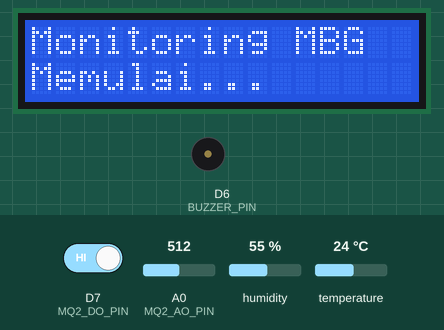
The sketch below on a simulated ESP8266 (NodeMCU). Shown: 16×2 character LCD, buzzer (waves = sounding). The inputs (shaded band) are chosen by the test bench; at power-on: A0 (MQ2_AO_PIN) = 512, temperature 24 °C, D7 (MQ2_DO_PIN) HIGH, humidity 55 %. WiFi joins after 1.5 s; servers stay silent unless stated; uploads are accepted with an empty reply; what the sketch prints to the serial monitor is not drawn.

Above: at 0.8 s.
3.5 s: A0 (MQ2_AO_PIN) set to 266
6.8 s: A0 (MQ2_AO_PIN) set to 231
At 7.8 s:
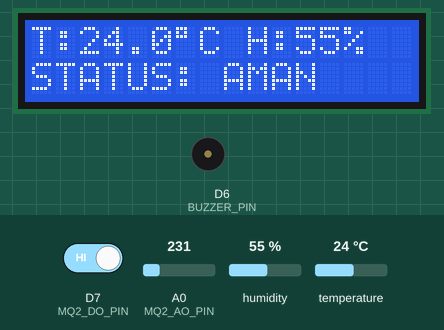
8.8 s: temperature set to 28 °C
At 14.3 s:
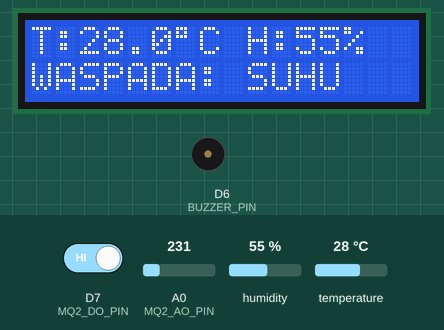
14.7 s: D7 (MQ2_DO_PIN) driven LOW
At 15.6 s:
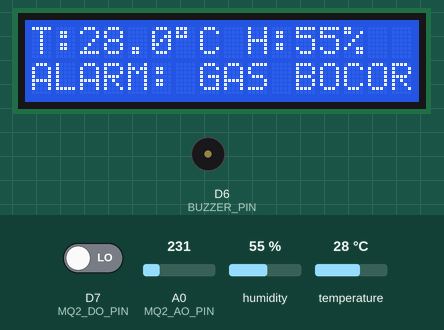
16.5 s: humidity set to 22 %
At 21.01 s:
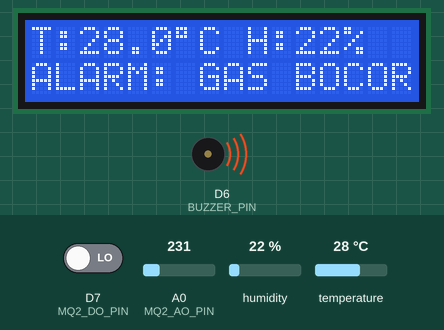
22.0 s: D7 (MQ2_DO_PIN) driven HIGH
At 23.9 s:
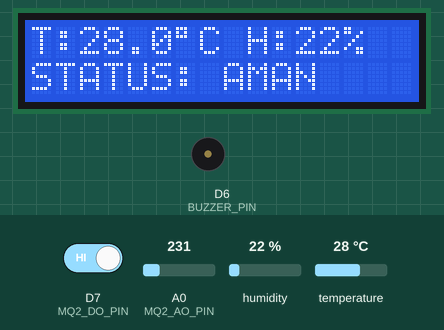
Timing chart, 0 to 25.2 s (numbered marks = the images above; inputs shaded):
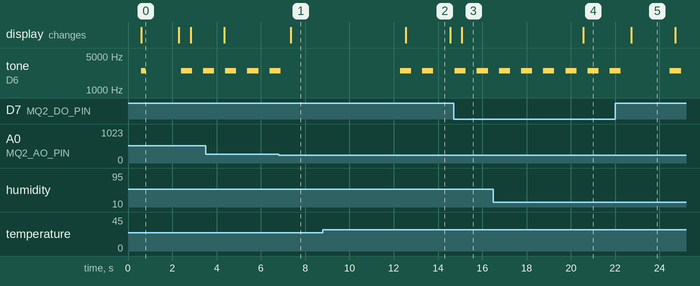

The sketch:

monitoring_iot_esp8266.ino
```cpp
#include <ESP8266WiFi.h>
#include <ESP8266HTTPClient.h>
#include <WiFiClientSecure.h>
#include <UniversalTelegramBot.h>
#include <DHT.h>
#include <Wire.h>
#include <LiquidCrystal_I2C.h>

// ================= WIFI & SUPABASE =================
const char* WIFI_SSID     = "Parison";   // Masukkan SSID WiFi Anda
const char* WIFI_PASSWORD = "sekdiluk";  // Masukkan Password WiFi Anda

// Konfigurasi Supabase REST API
const char* SUPABASE_URL  = "https://bvapgaftppwukahajein.supabase.co/rest/v1/sensor_readings";
const char* SUPABASE_KEY  = "sb_publishable_kxsDTXXNDSISNq1mmtyhMQ_B9sDaAwk";
const char* DEVICE_ID     = "90812a96-cd50-4b98-b99c-c21a88175d31";

// ================= TELEGRAM (OPSIONAL) =================
#define BOT_TOKEN ""
#define CHAT_ID   ""

const unsigned long INTERVAL_NOTIF_GAS  = 60000;    // 1 menit
const unsigned long INTERVAL_LAPORAN    = 1800000;  // 30 menit
const unsigned long INTERVAL_CEK_BOT    = 2000;

// ================= PIN NODEMCU =================
#define DHT_PIN     D5
#define DHT_TYPE    DHT22
#define MQ2_DO_PIN  D7      // Pin Digital DO
#define MQ2_AO_PIN  A0      // Pin Analog AO
#define BUZZER_PIN  D6      // Pin Buzzer
#define LCD_SDA     D2
#define LCD_SCL     D1

DHT dht(DHT_PIN, DHT_TYPE);
LiquidCrystal_I2C* lcd = nullptr;

WiFiClientSecure clientTelegram;
UniversalTelegramBot bot(BOT_TOKEN, clientTelegram);

// ================= AMBANG BATAS RESPONSIF =================
const float SUHU_ABS_ON    = 38.0;  // Suhu bahaya (°C)
const float SUHU_ABS_OFF   = 35.0;  // Suhu kembali normal
const float SUHU_NAIK_ON   = 3.0;   // Kenaikan suhu mendadak (+3°C)
const float SUHU_NAIK_OFF  = 1.5;

// Parameter AO Adaptif:
// Karena nilai udara normal Anda di Serial Monitor adalah 0 - 2:
const int AO_KENAIKAN_ON   = 40;    // Cukup naik 40 poin dari udara normal -> LANGSUNG BAHAYA
const int AO_AMBANG_MUTLAK = 250;   // Atau jika nilai AO >= 250 -> LANGSUNG BAHAYA

const int  BUZZER_FREKUENSI = 2500;
const unsigned long BUZZER_INTERVAL = 500;

// ================= INTERVAL WAKTU =================
const unsigned long INTERVAL_MQ     = 50;   // Sampling MQ-2 tiap 50 ms (sangat responsif)
const unsigned long INTERVAL_DHT    = 2000;
const unsigned long INTERVAL_LCD    = 500;
const unsigned long INTERVAL_SERIAL = 1000;
const unsigned long INTERVAL_KIRIM  = 10000; // Kirim berkala tiap 10 detik
const unsigned long INTERVAL_WIFI   = 15000;

// ================= VARIABEL SISTEM =================
unsigned long tMQ = 0, tDHT = 0, tLCD = 0, tSerial = 0;
unsigned long tKirim = 0, tWiFi = 0, tBuzzer = 0;

float suhu = NAN, kelembapan = NAN;
float suhuBase = NAN;
bool dataDHTValid = false;
int gagalDHT = 0;

int statusDO = HIGH;
int asapRaw = 0;
float asapAvg = 0;
float baseline = 0;     // Acuan udara normal dinamis

int hitungBahaya = 0;
int hitungAman = 0;

bool gasTerdeteksi = false;
bool suhuNaik = false;
bool alarmAktif = false;

bool polaAktif = false;
bool polaOn = false;

const char* pemicuGas = "-";

// Status sebelumnya untuk update web instan tanpa delay
bool lastGasState = false;
bool lastAlarmState = false;

// Variabel Telegram
unsigned long lastGasNotif = 0;
unsigned long lastLaporan = 0;
unsigned long botLastScan = 0;
bool lastGasStatus = false;

// ================= FUNGSI BANTU =================
byte cariAlamatLCD() {
  byte kandidat[] = {0x27, 0x3F};
  for (byte i = 0; i < 2; i++) {
    Wire.beginTransmission(kandidat[i]);
    if (Wire.endTransmission() == 0) return kandidat[i];
  }
  return 0x27;
}

int bacaAO() {
  long total = 0;
  for (int i = 0; i < 4; i++) {
    total += analogRead(MQ2_AO_PIN);
    delayMicroseconds(100);
  }
  return (int)(total / 4);
}

bool bacaDHT() {
  float h = dht.readHumidity();
  float t = dht.readTemperature();
  if (!isnan(h) && !isnan(t) && t > -40 && t < 80 && h >= 0 && h <= 100) {
    suhu = t;
    kelembapan = h;
    return true;
  }
  return false;
}

void cekWiFi(unsigned long now) {
  if (WiFi.status() == WL_CONNECTED) return;
  if (now - tWiFi >= INTERVAL_WIFI) {
    tWiFi = now;
    Serial.println("[WiFi] Reconnecting...");
    WiFi.reconnect();
  }
}

// ================= BUZZER =================
void kendaliBuzzer(unsigned long now) {
  if (alarmAktif) {
    if (!polaAktif) {
      polaAktif = true;
      polaOn = true;
      tBuzzer = now;
      tone(BUZZER_PIN, BUZZER_FREKUENSI);
    } else if (now - tBuzzer >= BUZZER_INTERVAL) {
      tBuzzer = now;
      polaOn = !polaOn;
      if (polaOn) tone(BUZZER_PIN, BUZZER_FREKUENSI);
      else        noTone(BUZZER_PIN);
    }
  } else if (polaAktif) {
    polaAktif = false;
    polaOn = false;
    noTone(BUZZER_PIN);
    digitalWrite(BUZZER_PIN, LOW);
  }
}

// ================= LCD =================
void tampilkanLCD(unsigned long now) {
  if (!lcd) return;

  // Baris 1: Suhu & Kelembapan
  lcd->setCursor(0, 0);
  if (dataDHTValid) {
    char buf[8];
    dtostrf(suhu, 4, 1, buf);
    lcd->print("T:");
    lcd->print(buf);
    lcd->print((char)223);
    lcd->print("C H:");
    lcd->print((int)kelembapan);
    lcd->print("%   ");
  } else {
    lcd->print("DHT22 ERROR     ");
  }

  // Baris 2: Status
  lcd->setCursor(0, 1);
  if (gasTerdeteksi) {
    lcd->print("ALARM: GAS BOCOR");
  } else if (suhuNaik) {
    lcd->print("WASPADA: SUHU   ");
  } else {
    lcd->print("STATUS: AMAN    ");
  }
}

// ================= KIRIM KE SUPABASE =================
void kirimDataServer() {
  if (WiFi.status() != WL_CONNECTED) return;

  WiFiClientSecure client;
  client.setInsecure();
  client.setBufferSizes(1024, 512);
  client.setTimeout(5000);

  HTTPClient http;
  http.setTimeout(5000);

  if (!http.begin(client, SUPABASE_URL)) return;

  http.addHeader("Content-Type", "application/json");
  http.addHeader("apikey", SUPABASE_KEY);
  http.addHeader("Authorization", String("Bearer ") + SUPABASE_KEY);
  http.addHeader("Prefer", "return=minimal");

  // Kirim nilai ADC real-time (jika AO 0 tapi DO aktif, set minimal 750 agar grafik web terlihat jelas)
  int adcKirim = (int)asapAvg;
  if (gasTerdeteksi && adcKirim < 200) {
    adcKirim = 800; // Visualisasi kenaikan di grafik web
  }

  String payload = "{";
  payload += "\"device_id\":\"" + String(DEVICE_ID) + "\",";
  payload += "\"temperature\":" + (dataDHTValid ? String(suhu, 2) : "null") + ",";
  payload += "\"humidity\":" + (dataDHTValid ? String(kelembapan, 2) : "null") + ",";
  payload += "\"gas_adc\":" + String(adcKirim) + ",";
  payload += "\"gas_detected\":" + String(gasTerdeteksi ? "true" : "false") + ",";
  payload += "\"suhu_naik\":" + String(suhuNaik ? "true" : "false") + ",";
  payload += "\"alarm_active\":" + String(alarmAktif ? "true" : "false");
  payload += "}";

  Serial.println("[Supabase] Mengirim data: " + payload);
  int httpCode = http.POST(payload);

  if (httpCode > 0) {
    Serial.print("[Supabase] HTTP Response code: ");
    Serial.println(httpCode);
    if (httpCode == 201 || httpCode == 200 || httpCode == 204) {
      Serial.println("[Supabase] BERHASIL! Data masuk ke database & web.");
    }
  } else {
    Serial.print("[Supabase] Gagal kirim: ");
    Serial.println(http.errorToString(httpCode));
  }

  http.end();
}

// ================= TELEGRAM =================
String teksSuhu() {
  return dataDHTValid ? String(suhu, 1) : String("ERROR");
}

String teksHum() {
  return dataDHTValid ? String(kelembapan, 1) : String("ERROR");
}

void kirimTelegram(const String& chatId, const String& pesan) {
  if (strlen(BOT_TOKEN) == 0 || strlen(CHAT_ID) == 0) return;
  if (WiFi.status() != WL_CONNECTED) return;
  bool ok = bot.sendMessage(chatId, pesan, "");
  Serial.println(ok ? "Telegram terkirim." : "Telegram GAGAL kirim.");
}

void cekTelegram(unsigned long now) {
  if (strlen(BOT_TOKEN) == 0 || strlen(CHAT_ID) == 0) return;
  if (WiFi.status() != WL_CONNECTED) return;

  if (gasTerdeteksi && (!lastGasStatus || now - lastGasNotif >= INTERVAL_NOTIF_GAS)) {
    lastGasNotif = now;
    lastGasStatus = true;
    String pesan = "🚨 PERINGATAN DARURAT: KEBOCORAN GAS!\nKebocoran gas terdeteksi di dapur!\n\n";
    pesan += "📊 ADC: " + String((int)asapAvg) + "\n";
    pesan += "🌡️ Suhu: " + teksSuhu() + " °C\n";
    pesan += "⚠️ Segera periksa tabung gas!";
    kirimTelegram(CHAT_ID, pesan);
  }

  if (!gasTerdeteksi && lastGasStatus) {
    lastGasStatus = false;
    String pesan = "✅ [GAS CLEAR] KONDISI KEMBALI AMAN\n📍 Lokasi: Dapur Utama\n";
    kirimTelegram(CHAT_ID, pesan);
  }

  if (now - lastLaporan >= INTERVAL_LAPORAN) {
    lastLaporan = now;
    String status = alarmAktif ? "BAHAYA 🚨" : "NORMAL / AMAN ✅";
    String pesan = "📊 LAPORAN MONITORING SUHU REAL-TIME\n\n";
    pesan += "• Suhu: " + teksSuhu() + " °C 🌡️\n";
    pesan += "• Kelembapan: " + teksHum() + " % 💧\n";
    pesan += "• Status: " + status;
    kirimTelegram(CHAT_ID, pesan);
  }

  if (now - botLastScan >= INTERVAL_CEK_BOT) {
    botLastScan = now;
    int numNewMessages = bot.getUpdates(bot.last_message_received + 1);
    while (numNewMessages) {
      for (int i = 0; i < numNewMessages; i++) {
        if (bot.messages[i].text == "/suhu") {
          String balasan = "📊 CEK REALTIME\n";
          balasan += "Suhu: " + teksSuhu() + " C\n";
          balasan += "Kelembapan: " + teksHum() + " %\n";
          balasan += "Gas: " + String(gasTerdeteksi ? "TERDETEKSI" : "Aman") + "\n";
          balasan += "Alarm: " + String(alarmAktif ? "BUNYI" : "OFF");
          kirimTelegram(bot.messages[i].chat_id, balasan);
        }
      }
      numNewMessages = bot.getUpdates(bot.last_message_received + 1);
    }
  }
}

// ================= SETUP =================
void setup() {
  Serial.begin(115200);
  delay(500);
  Serial.println("\n=== MONITORING DAPUR MBG (AO + DO RESPONSIF) ===");

  pinMode(MQ2_DO_PIN, INPUT);
  pinMode(BUZZER_PIN, OUTPUT);
  digitalWrite(BUZZER_PIN, LOW);

  Wire.begin(LCD_SDA, LCD_SCL);
  lcd = new LiquidCrystal_I2C(cariAlamatLCD(), 16, 2);
  lcd->init();
  lcd->backlight();
  lcd->clear();
  lcd->setCursor(0, 0);
  lcd->print("Monitoring MBG");
  lcd->setCursor(0, 1);
  lcd->print("Memulai...");

  dht.begin();

  // Bip singkat tes buzzer
  tone(BUZZER_PIN, BUZZER_FREKUENSI);
  delay(200);
  noTone(BUZZER_PIN);
  digitalWrite(BUZZER_PIN, LOW);

  // Ambil pembacaan awal AO sebagai baseline udara normal
  asapRaw = bacaAO();
  asapAvg = asapRaw;
  baseline = asapRaw;

  Serial.print("Menghubungkan ke WiFi: ");
  Serial.println(WIFI_SSID);
  WiFi.mode(WIFI_STA);
  WiFi.setAutoReconnect(true);
  WiFi.begin(WIFI_SSID, WIFI_PASSWORD);

  clientTelegram.setInsecure();
  clientTelegram.setBufferSizes(1024, 512);

  delay(1500);

  unsigned long now = millis();
  tDHT = tMQ = tLCD = tSerial = tKirim = tWiFi = now;
  lastLaporan = now;
  botLastScan = now;

  lcd->clear();
  Serial.println("Sistem siap. MQ-02 (AO + DO) aktif!");
}

// ================= LOOP =================
void loop() {
  unsigned long now = millis();

  // ---------- 1. MQ-02 (KOMBINASI AO + DO RESPONSIF) ----------
  if (now - tMQ >= INTERVAL_MQ) {
    tMQ = now;

    statusDO = digitalRead(MQ2_DO_PIN);
    asapRaw = bacaAO();
    // Filter lembut untuk meredam noise jitter
    asapAvg = asapAvg * 0.4 + asapRaw * 0.6;

    float lonjakan = asapAvg - baseline;

    // Evaluasi pemicu:
    // 1. Pin DO aktif (LOW)
    // 2. ATAU Nilai AO melonjak >= 40 poin dari baseline
    // 3. ATAU Nilai AO mencapai batas absolut >= 250
    bool doAktif = (statusDO == LOW);
    bool aoNaik  = (lonjakan >= AO_KENAIKAN_ON);
    bool aoTinggi = (asapAvg >= AO_AMBANG_MUTLAK);

    bool pemicuAktif = doAktif || aoNaik || aoTinggi;

    if (doAktif)       pemicuGas = "DO (Sensor Digital)";
    else if (aoNaik)   pemicuGas = "AO (Kenaikan Analog)";
    else if (aoTinggi) pemicuGas = "AO (Level Tinggi)";

    if (pemicuAktif) {
      hitungBahaya++;
      hitungAman = 0;
      // Cukup 2 sampel (100 ms) langsung picu BAHAYA
      if (hitungBahaya >= 2) {
        gasTerdeteksi = true;
      }
    } else {
      hitungAman++;
      hitungBahaya = 0;
      // 6 sampel (300 ms) aman berturut-turut langsung kembali AMAN (tidak tertahan)
      if (hitungAman >= 6) {
        gasTerdeteksi = false;
        pemicuGas = "-";
      }

      // Update baseline udara bersih dinamis
      if (asapAvg < baseline) {
        baseline = asapAvg; // Turun cepat jika udara lebih bersih
      } else {
        baseline = baseline * 0.995 + asapAvg * 0.005; // Mengikuti suhu ruangan perlahan
      }
    }
  }

  // ---------- 2. DHT22 (SUHU & KELEMBAPAN) ----------
  if (now - tDHT >= INTERVAL_DHT) {
    tDHT = now;

    if (bacaDHT()) {
      dataDHTValid = true;
      gagalDHT = 0;

      if (isnan(suhuBase)) suhuBase = suhu;

      // Deteksi kenaikan suhu
      float naik = suhu - suhuBase;

      if (!suhuNaik) {
        if (suhu >= SUHU_ABS_ON || naik >= SUHU_NAIK_ON) {
          suhuNaik = true;
        }
      } else {
        if (suhu < SUHU_ABS_OFF || naik < SUHU_NAIK_OFF) {
          suhuNaik = false;
        }
      }

      if (!suhuNaik) {
        suhuBase = suhuBase * 0.98 + suhu * 0.02;
      }
    } else {
      gagalDHT++;
      if (gagalDHT >= 3) {
        dataDHTValid = false;
        suhuNaik = false;
      }
    }
  }

  // ---------- 3. LOGIKA ALARM ----------
  alarmAktif = gasTerdeteksi || suhuNaik;
  kendaliBuzzer(now);

  // ---------- 4. LCD ----------
  if (now - tLCD >= INTERVAL_LCD) {
    tLCD = now;
    tampilkanLCD(now);
  }

  // ---------- 5. SERIAL MONITOR ----------
  if (now - tSerial >= INTERVAL_SERIAL) {
    tSerial = now;

    Serial.print("Suhu: ");
    if (dataDHTValid) { Serial.print(suhu, 1); Serial.print(" C"); }
    else Serial.print("ERROR");

    Serial.print(" | RH: ");
    if (dataDHTValid) { Serial.print(kelembapan, 0); Serial.print("%"); }
    else Serial.print("ERROR");

    Serial.print(" | AO: ");       Serial.print((int)asapAvg);
    Serial.print(" | Base: ");     Serial.print((int)baseline);
    Serial.print(" | DO: ");       Serial.print(statusDO == HIGH ? "HIGH" : "LOW");
    Serial.print(" | Gas: ");      Serial.print(gasTerdeteksi ? "YA (BAHAYA)" : "TIDAK (AMAN)");
    Serial.print(" | SuhuNaik: "); Serial.print(suhuNaik ? "YA (BAHAYA)" : "TIDAK");
    Serial.print(" | ALARM: ");    Serial.print(alarmAktif ? "BUNYI" : "OFF");
    if (gasTerdeteksi) { Serial.print(" | Pemicu: "); Serial.print(pemicuGas); }
    Serial.println();
  }

  // ---------- 6. WIFI & SUPABASE ----------
  cekWiFi(now);

  // Kirim seketika jika status berubah (AMAN <-> BAHAYA), atau berkala tiap 10 detik
  bool statusBerubah = (gasTerdeteksi != lastGasState) || (alarmAktif != lastAlarmState);
  if (statusBerubah || (now - tKirim >= INTERVAL_KIRIM)) {
    tKirim = now;
    lastGasState = gasTerdeteksi;
    lastAlarmState = alarmAktif;
    kirimDataServer();
  }

  // ---------- 7. TELEGRAM ----------
  cekTelegram(now);

  yield();
}
```

Measured:
- the behaviour switches between 250 and 249 on A0 (MQ2_AO_PIN) (found by bisection; images 0 and 1)
- after the input at 6.8 s, tone on D6 (BUZZER_PIN): goes on until 6.9 s, then stays silent; the display: changes after 0.54 s (image 1)
- after the input at 8.8 s, tone on D6 (BUZZER_PIN): alternates 2500 Hz for 0.50 s and silent for 0.50 s, starting after 3.5 s; the display: changes after 3.7 s (image 2)
- after the input at 14.7 s, the display: changes after 0.37 s (image 3)
- after the input at 16.5 s, the display: changes after 4.1 s (image 4)
- after the input at 22.0 s, the display: changes after 0.73 s (image 5)
- by itself, tone on D6 (BUZZER_PIN): alternates 2500 Hz for 0.50 s and silent for 0.50 s
